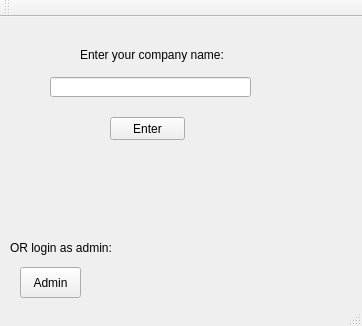
<?xml version="1.0" encoding="UTF-8"?>
<ui version="4.0">
 <class>MainWindow</class>
 <widget class="QMainWindow" name="MainWindow">
  <property name="geometry">
   <rect>
    <x>0</x>
    <y>0</y>
    <width>362</width>
    <height>326</height>
   </rect>
  </property>
  <property name="windowTitle">
   <string>MainWindow</string>
  </property>
  <widget class="QWidget" name="centralWidget">
   <widget class="QLineEdit" name="login_lineEdit_user">
    <property name="geometry">
     <rect>
      <x>50</x>
      <y>60</y>
      <width>201</width>
      <height>20</height>
     </rect>
    </property>
   </widget>
   <widget class="QPushButton" name="login_pushButton_enter">
    <property name="geometry">
     <rect>
      <x>110</x>
      <y>100</y>
      <width>75</width>
      <height>23</height>
     </rect>
    </property>
    <property name="text">
     <string>Enter</string>
    </property>
   </widget>
   <widget class="QLabel" name="login_label_prompt">
    <property name="geometry">
     <rect>
      <x>80</x>
      <y>30</y>
      <width>171</width>
      <height>16</height>
     </rect>
    </property>
    <property name="text">
     <string>Enter your company name: </string>
    </property>
   </widget>
   <widget class="QPushButton" name="login_pushButton_adminLogin">
    <property name="geometry">
     <rect>
      <x>20</x>
      <y>250</y>
      <width>61</width>
      <height>31</height>
     </rect>
    </property>
    <property name="text">
     <string>Admin</string>
    </property>
   </widget>
   <widget class="QLabel" name="label">
    <property name="geometry">
     <rect>
      <x>10</x>
      <y>220</y>
      <width>131</width>
      <height>21</height>
     </rect>
    </property>
    <property name="text">
     <string>OR login as admin:</string>
    </property>
   </widget>
  </widget>
  <widget class="QToolBar" name="mainToolBar">
   <attribute name="toolBarArea">
    <enum>TopToolBarArea</enum>
   </attribute>
   <attribute name="toolBarBreak">
    <bool>false</bool>
   </attribute>
  </widget>
  <widget class="QStatusBar" name="statusBar"/>
 </widget>
 <layoutdefault spacing="6" margin="11"/>
 <resources/>
 <connections/>
</ui>
